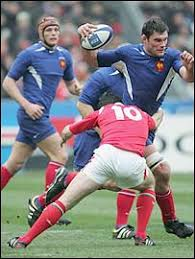
#> input picture Images/Regular Tackles/1.jpg, 195 x 259 px, found by its file name
$ python pillow.py
#> lines starting #> are read from the running program, lines starting #| are printed output that depends on the picture
from PIL import Image
#print('Pillow Version:', PIL.__version__)
#Version 7.0.0


#Print details of an image

"""
# load the image
image = Image.open('images/Regular Tackles/1.jpg')
# summarize some details about the image
print(image.format)
print(image.mode)
print(image.size)
# show the image
image.show()
"""


#load and display an image with Matplotlib

"""
from matplotlib import image
from matplotlib import pyplot

#load image as pixel array
data = image.imread('images/Regular Tackles/1.jpg')

#summarise shape of the pixel array
print(data.dtype)
print(data.shape)

#display the array of pixels as an image
pyplot.imshow(data)
pyplot.show()
"""


#load an image and convert to and from NumPy array

"""
from numpy import asarray
#load the image
image = Image.open('images/Regular Tackles/1.jpg')
#summarise image details
print("Image 1")
print(image.format)
print(image.mode)
print(image.size)
#convert image to numpy array
data = asarray(image)
#summarise shape
print(data.shape)
#create Pillow image
image2 = Image.fromarray(data)
#summarise image details
print(image2.format)
print(image2.mode)
print(image2.size)
#show the image
image2.show()
#save the image
#image2.save("my_file.jpeg", format='JPEG')
"""

#Load all images in a directory

"""
from os import listdir
from matplotlib import image

#load all images
loadedImages = list()
for filename in listdir('images/Regular Tackles'):
	#load image
	imageData = image.imread('images/Regular Tackles/' + filename)
	#store loaded image
	loadedImages.append(imageData)
	print('Loaded: %s %s' % (filename, imageData.shape))
"""


#Resize an image


#load the image
image = Image.open('images/Regular Tackles/1.jpg')
#> image is the input picture: PIL image 195x259 RGB; mean R, G, B 131.6, 128, 130.1
#print the size of the image
print(image.size)
#| (195, 259)
#resize image and ignore aspect ratio
imageResized = image.resize((200,200))
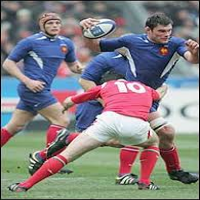
#> imageResized: PIL image 200x200 RGB; mean R, G, B 131.6, 128, 130.2
#report the size
print(imageResized.size)
#| (200, 200)
#create a thumbnail and preserve aspect ratio
image.thumbnail((100,100))
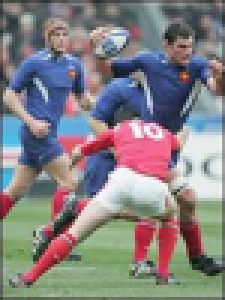
#> image: PIL image 75x100 RGB (shown 3 times larger); mean R, G, B 132.1, 128.5, 130.6
#report the size of the thumbnail
print(image.size)
#| (75, 100)

$ run again, with Images/Regular Tackles/10.jpg copied over Images/Regular Tackles/1.jpg
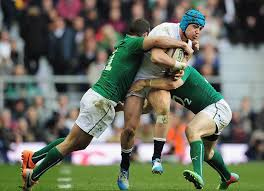
#> input picture Images/Regular Tackles/10.jpg, 264 x 191 px, found by its file name
#> image is the input picture: PIL image 264x191 RGB; mean R, G, B 106.2, 109.6, 95.1
#| (264, 191)
#> `imageResized = image.resize((200,200))`:
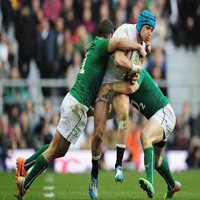
#> imageResized: PIL image 200x200 RGB; mean R, G, B 106.2, 109.6, 95.1
#| (200, 200)
#> `image.thumbnail((100,100))`:
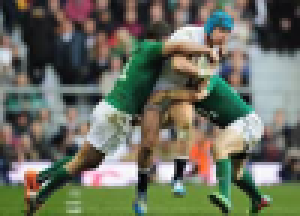
#> image: PIL image 100x72 RGB (shown 3 times larger); mean R, G, B 106.3, 109.6, 95.1
#| (100, 72)

$ run again, with Images/Regular Tackles/11.jpg copied over Images/Regular Tackles/1.jpg
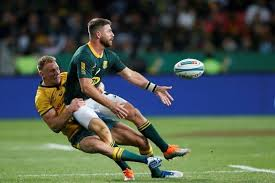
#> input picture Images/Regular Tackles/11.jpg, 275 x 183 px, found by its file name
#> image is the input picture: PIL image 275x183 RGB; mean R, G, B 75.8, 88.1, 77.4
#| (275, 183)
#> `imageResized = image.resize((200,200))`:
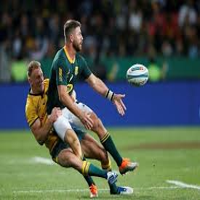
#> imageResized: PIL image 200x200 RGB; mean R, G, B 75.8, 88.1, 77.4
#| (200, 200)
#> `image.thumbnail((100,100))`:
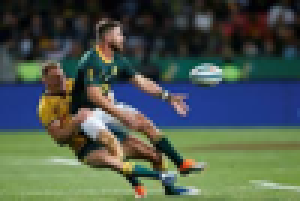
#> image: PIL image 100x67 RGB (shown 3 times larger); mean R, G, B 75.8, 88.1, 77.3
#| (100, 67)

$ run again, with Images/Regular Tackles/12.jpg copied over Images/Regular Tackles/1.jpg
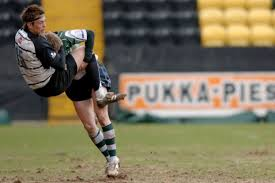
#> input picture Images/Regular Tackles/12.jpg, 275 x 183 px, found by its file name
#> image is the input picture: PIL image 275x183 RGB; mean R, G, B 123.7, 115.1, 90.2
#| (275, 183)
#> `imageResized = image.resize((200,200))`:
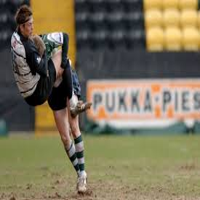
#> imageResized: PIL image 200x200 RGB; mean R, G, B 123.7, 115.1, 90.2
#| (200, 200)
#> `image.thumbnail((100,100))`:
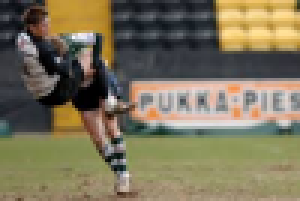
#> image: PIL image 100x67 RGB (shown 3 times larger); mean R, G, B 123.7, 115.1, 90.2
#| (100, 67)
